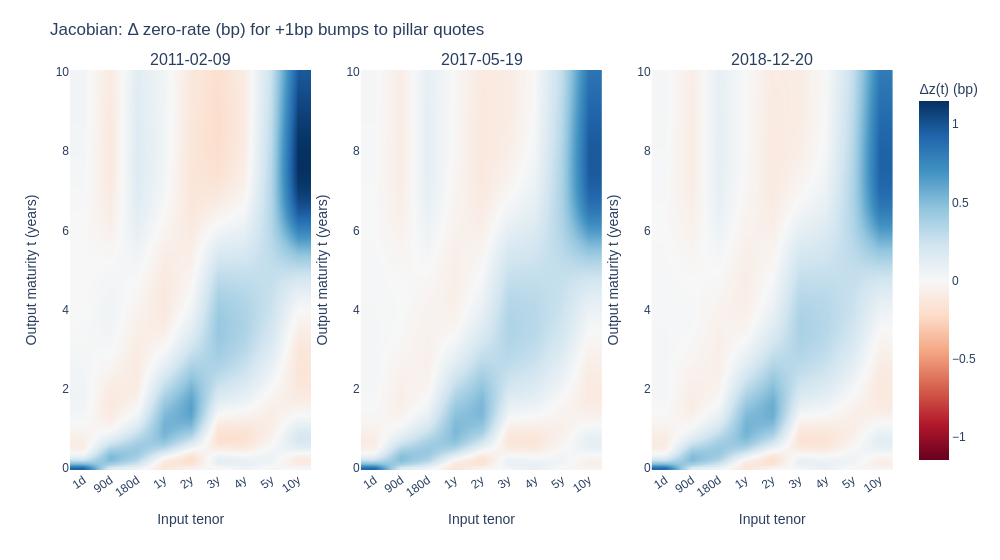

This figure's notebook cell:
### Markdown cell above
Now we compute the Jacobian of the implied zero rates with respect to the input swap rates. We can see whether each pillar quote produces a *local and sensible* influence on the zero curve (e.g., short-tenor bumps affecting mostly the short end, longer tenors driving the long end).

### Code cell
t_grid = np.linspace(1/360, 10.0, 100)
fig = plot_jacobian(model, test_market_rates_df, t_grid=t_grid, dates=dates)
fig.show()

### Figure 1 — Plotly figure (JSON) as saved in the notebook; plotly's stock layout.template omitted (floating-point values rounded to 4 significant figures; data arrays with more than 128 entries replaced by an {"elided": "..."} marker saying what was removed)
{"data": [{"coloraxis": "coloraxis", "hovertemplate": "t=%{y:.3f}y<br>pillar=%{x}<br>Δz(t)=%{z:.3f} bp (per +1bp bump)<extra></extra>", "type": "heatmap", "x": ["1d", "90d", "180d", "1y", "2y", "3y", "4y", "5y", "10y"], "xaxis": "x", "y": [0.002778, 0.1038, 0.2047, 0.3057, 0.4067, 0.5077, 0.6087, 0.7097, 0.8106, 0.9116, 1.013, 1.114, 1.215, 1.316, 1.417, 1.518, 1.618, 1.719, 1.82, 1.921, 2.022, 2.123, 2.224, 2.325, 2.426, 2.527, 2.628, 2.729, 2.83, 2.931, 3.032, 3.133, 3.234, 3.335, 3.436, 3.537, 3.638, 3.739, 3.84, 3.941, 4.042, 4.143, 4.244, 4.345, 4.446, 4.547, 4.648, 4.749, 4.85, 4.951, 5.052, 5.153, 5.254, 5.355, 5.456, 5.557, 5.658, 5.759, 5.86, 5.961, 6.062, 6.163, 6.264, 6.365, 6.466, 6.567, 6.668, 6.769, 6.87, 6.971, 7.072, 7.173, 7.273, 7.374, 7.475, 7.576, 7.677, 7.778, 7.879, 7.98, 8.081, 8.182, 8.283, 8.384, 8.485, 8.586, 8.687, 8.788, 8.889, 8.99, 9.091, 9.192, 9.293, 9.394, 9.495, 9.596, 9.697, 9.798, 9.899, 10.0], "yaxis": "y", "z": {"elided": "100x9 float values"}, "zmax": 1.148, "zmid": 0, "zmin": -1.148, "zsmooth": "best"}, {"coloraxis": "coloraxis", "hovertemplate": "t=%{y:.3f}y<br>pillar=%{x}<br>Δz(t)=%{z:.3f} bp (per +1bp bump)<extra></extra>", "type": "heatmap", "x": ["1d", "90d", "180d", "1y", "2y", "3y", "4y", "5y", "10y"], "xaxis": "x2", "y": [0.002778, 0.1038, 0.2047, 0.3057, 0.4067, 0.5077, 0.6087, 0.7097, 0.8106, 0.9116, 1.013, 1.114, 1.215, 1.316, 1.417, 1.518, 1.618, 1.719, 1.82, 1.921, 2.022, 2.123, 2.224, 2.325, 2.426, 2.527, 2.628, 2.729, 2.83, 2.931, 3.032, 3.133, 3.234, 3.335, 3.436, 3.537, 3.638, 3.739, 3.84, 3.941, 4.042, 4.143, 4.244, 4.345, 4.446, 4.547, 4.648, 4.749, 4.85, 4.951, 5.052, 5.153, 5.254, 5.355, 5.456, 5.557, 5.658, 5.759, 5.86, 5.961, 6.062, 6.163, 6.264, 6.365, 6.466, 6.567, 6.668, 6.769, 6.87, 6.971, 7.072, 7.173, 7.273, 7.374, 7.475, 7.576, 7.677, 7.778, 7.879, 7.98, 8.081, 8.182, 8.283, 8.384, 8.485, 8.586, 8.687, 8.788, 8.889, 8.99, 9.091, 9.192, 9.293, 9.394, 9.495, 9.596, 9.697, 9.798, 9.899, 10.0], "yaxis": "y2", "z": {"elided": "100x9 float values"}, "zmax": 1.148, "zmid": 0, "zmin": -1.148, "zsmooth": "best"}, {"coloraxis": "coloraxis", "hovertemplate": "t=%{y:.3f}y<br>pillar=%{x}<br>Δz(t)=%{z:.3f} bp (per +1bp bump)<extra></extra>", "type": "heatmap", "x": ["1d", "90d", "180d", "1y", "2y", "3y", "4y", "5y", "10y"], "xaxis": "x3", "y": [0.002778, 0.1038, 0.2047, 0.3057, 0.4067, 0.5077, 0.6087, 0.7097, 0.8106, 0.9116, 1.013, 1.114, 1.215, 1.316, 1.417, 1.518, 1.618, 1.719, 1.82, 1.921, 2.022, 2.123, 2.224, 2.325, 2.426, 2.527, 2.628, 2.729, 2.83, 2.931, 3.032, 3.133, 3.234, 3.335, 3.436, 3.537, 3.638, 3.739, 3.84, 3.941, 4.042, 4.143, 4.244, 4.345, 4.446, 4.547, 4.648, 4.749, 4.85, 4.951, 5.052, 5.153, 5.254, 5.355, 5.456, 5.557, 5.658, 5.759, 5.86, 5.961, 6.062, 6.163, 6.264, 6.365, 6.466, 6.567, 6.668, 6.769, 6.87, 6.971, 7.072, 7.173, 7.273, 7.374, 7.475, 7.576, 7.677, 7.778, 7.879, 7.98, 8.081, 8.182, 8.283, 8.384, 8.485, 8.586, 8.687, 8.788, 8.889, 8.99, 9.091, 9.192, 9.293, 9.394, 9.495, 9.596, 9.697, 9.798, 9.899, 10.0], "yaxis": "y3", "z": {"elided": "100x9 float values"}, "zmax": 1.148, "zmid": 0, "zmin": -1.148, "zsmooth": "best"}], "layout": {"annotations": [{"font": {"size": 16}, "showarrow": false, "text": "2011-02-09", "x": 0.1467, "xanchor": "center", "xref": "paper", "y": 1, "yanchor": "bottom", "yref": "paper"}, {"font": {"size": 16}, "showarrow": false, "text": "2017-05-19", "x": 0.5, "xanchor": "center", "xref": "paper", "y": 1, "yanchor": "bottom", "yref": "paper"}, {"font": {"size": 16}, "showarrow": false, "text": "2018-12-20", "x": 0.8533, "xanchor": "center", "xref": "paper", "y": 1, "yanchor": "bottom", "yref": "paper"}], "coloraxis": {"cmax": 1.148, "cmid": 0, "cmin": -1.148, "colorbar": {"title": {"text": "Δz(t) (bp)"}}, "colorscale": [[0, "rgb(103,0,31)"], [0.1, "rgb(178,24,43)"], [0.2, "rgb(214,96,77)"], [0.3, "rgb(244,165,130)"], [0.4, "rgb(253,219,199)"], [0.5, "rgb(247,247,247)"], [0.6, "rgb(209,229,240)"], [0.7, "rgb(146,197,222)"], [0.8, "rgb(67,147,195)"], [0.9, "rgb(33,102,172)"], [1, "rgb(5,48,97)"]]}, "font": {"family": "Arial", "size": 12}, "margin": {"b": 90, "l": 70, "r": 40, "t": 70}, "title": {"text": "Jacobian: Δ zero-rate (bp) for +1bp bumps to pillar quotes"}, "width": 1000, "xaxis": {"anchor": "y", "automargin": true, "categoryarray": ["1d", "90d", "180d", "1y", "2y", "3y", "4y", "5y", "10y"], "categoryorder": "array", "domain": [0, 0.2933], "gridcolor": "rgba(0,0,0,0.15)", "showgrid": true, "tickangle": -35, "tickfont": {"size": 12}, "title": {"text": "Input tenor"}, "type": "category"}, "xaxis2": {"anchor": "y2", "automargin": true, "categoryarray": ["1d", "90d", "180d", "1y", "2y", "3y", "4y", "5y", "10y"], "categoryorder": "array", "domain": [0.3533, 0.6467], "gridcolor": "rgba(0,0,0,0.15)", "showgrid": true, "tickangle": -35, "tickfont": {"size": 12}, "title": {"text": "Input tenor"}, "type": "category"}, "xaxis3": {"anchor": "y3", "automargin": true, "categoryarray": ["1d", "90d", "180d", "1y", "2y", "3y", "4y", "5y", "10y"], "categoryorder": "array", "domain": [0.7067, 1], "gridcolor": "rgba(0,0,0,0.15)", "showgrid": true, "tickangle": -35, "tickfont": {"size": 12}, "title": {"text": "Input tenor"}, "type": "category"}, "yaxis": {"anchor": "x", "domain": [0, 1], "title": {"text": "Output maturity t (years)"}}, "yaxis2": {"anchor": "x2", "domain": [0, 1], "title": {"text": "Output maturity t (years)"}}, "yaxis3": {"anchor": "x3", "domain": [0, 1], "title": {"text": "Output maturity t (years)"}}}}
